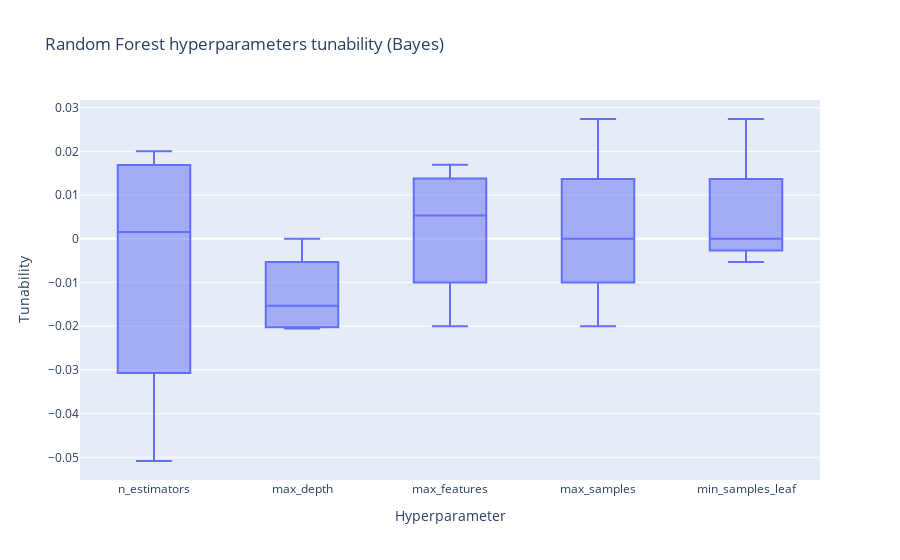

Source (notebook cell):
### Code cell
plot_boxplots_param_tunability('Random Forest', rf_bayes_params_tun, "Bayes")

### Figure 1 — Plotly figure (JSON) as saved in the notebook; plotly's stock layout.template omitted (floating-point values rounded to 4 significant figures)
{"data": [{"alignmentgroup": "True", "hovertemplate": "Hyperparameter=%{x}<br>Tunability=%{y}<extra></extra>", "legendgroup": "", "marker": {"color": "#636efa"}, "name": "", "notched": false, "offsetgroup": "", "orientation": "v", "showlegend": false, "type": "box", "x": ["n_estimators", "n_estimators", "n_estimators", "n_estimators", "max_depth", "max_depth", "max_depth", "max_depth", "max_features", "max_features", "max_features", "max_features", "max_samples", "max_samples", "max_samples", "max_samples", "min_samples_leaf", "min_samples_leaf", "min_samples_leaf", "min_samples_leaf"], "x0": " ", "xaxis": "x", "y": [0.02, 0.0137, -0.05085, -0.01064, -0.02, -0.02055, 0, -0.01064, -0.02, 0, 0.01695, 0.01064, -0.02, 0.0274, 0, 0, 0, 0.0274, 0, -0.005319], "y0": " ", "yaxis": "y"}], "layout": {"boxmode": "group", "legend": {"tracegroupgap": 0}, "title": {"text": "Random Forest hyperparameters tunability (Bayes)"}, "xaxis": {"anchor": "y", "domain": [0, 1], "title": {"text": "Hyperparameter"}}, "yaxis": {"anchor": "x", "domain": [0, 1], "title": {"text": "Tunability"}}}}
